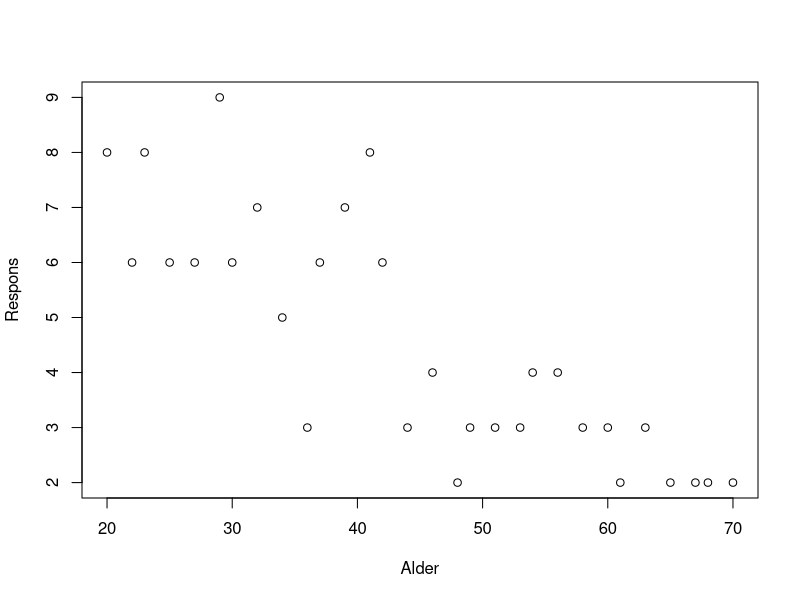
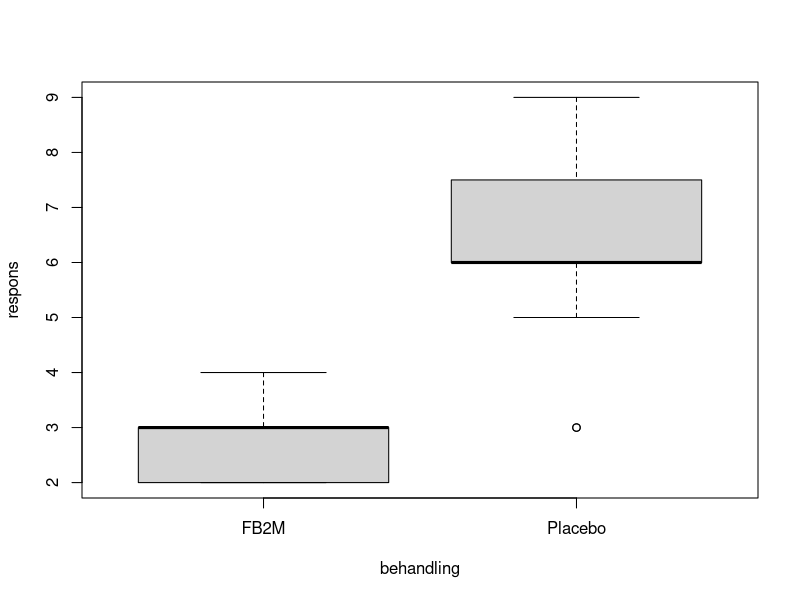
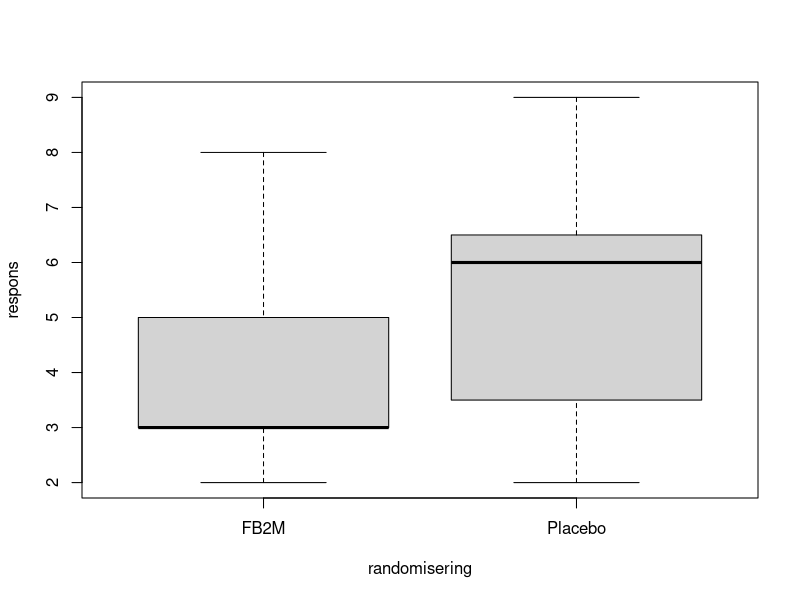

Recreate these plots in R, in order.
1:10
10:1
rep(1:2,5)
rep("Red",5)
c(rep("Red",5),rep("Blue",5))

sample(1:12,4) # Velger et tilfeldig utvalg p˚a 4 fra 1,2,...,12.
sample(1:12) # Permuterer tallene 1,2,...,12.
sample(c(rep("Red",5),rep("Blue",5))) #Permuterer strengene "Red" og "Blue"

data <- read.table("fb2m.txt", header = TRUE)
summary(data)

plot(data$alder, data$respons, xlab="Alder", ylab="Respons")

behandling <- rep(c("Placebo","FB2M"), each = 15)
behandling <- factor(behandling)
data$behandling <- behandling

boxp = boxplot(respons ~ behandling, data=data)

data$randomisering <- sample(data$behandling)
randomisering = data$randomisering

boxpR= boxplot(respons ~ randomisering, data=data)

Kvinner <- data[data$kjonn == 'Kvinne',]
table(Kvinner$randomisering)

